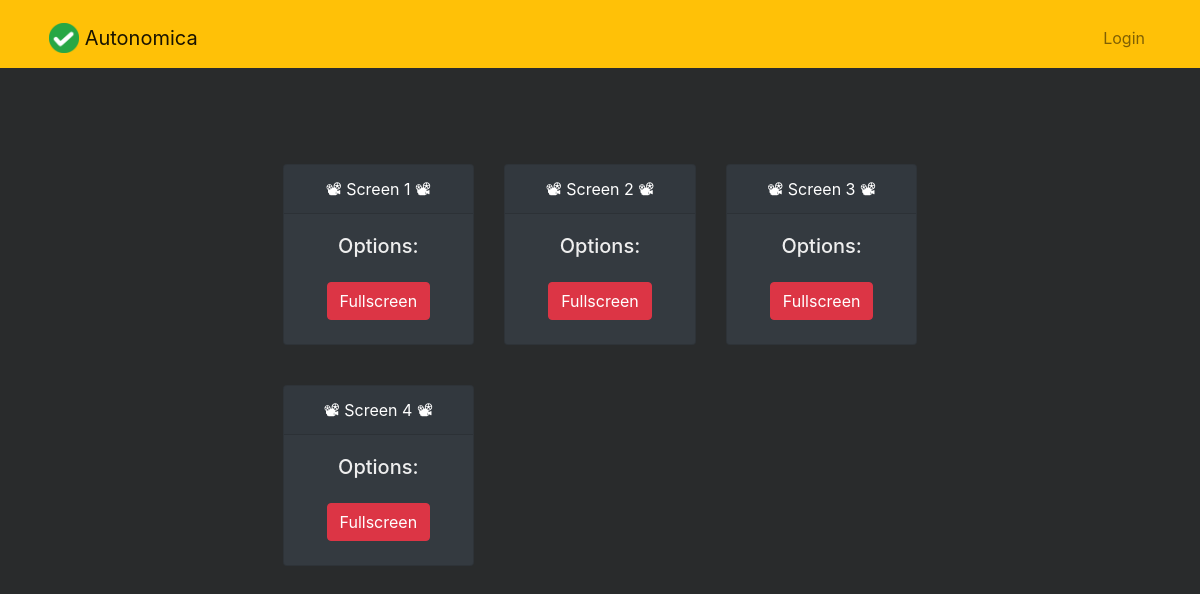
The page / on the database its author committed.
### autonomica/models.py (models this page shows, shortened)
class Screen(models.Model):
    title = models.CharField(max_length=100)
    location = models.CharField(max_length=100, blank=True)
    created = models.DateTimeField(auto_now_add=True)
    enabled = models.BooleanField(default=False)
    user = models.ForeignKey(User, on_delete=models.CASCADE)

### autonomica/views.py (the view)
# urls.py: 2. Add a URL to urlpatterns:  path('', views.home, name='home')
def home(request):
    screens = Screen.objects.filter(enabled=True)
    return render(request, 'autonomica/home.html', {'screens': screens})

### templates/autonomica/home.html
{% extends "autonomica/base.html" %}
{% block content %}
    <br>
    <div class="row justify-content-center mt-5">
        <div class="col-md-7 text-center">
            <br>
            {% for screen in screens %}
                {% if forloop.counter0|divisibleby:3 %}
                    <div class="row"> {% endif %}
            <div class="col-md-4">
                <div class="card text-white bg-dark mb-3" style="max-width: 18rem;">
                    <div class="card-header">📽 {{ screen.title }} 📽</div>
                    <div class="card-body">
                        <h5 class="card-title">Options:</h5>
                        {% if user.is_authenticated %}
                            <div class="button-wrapper"><a href="{% url 'viewscreen' screen.id %}">
                                <button class="btn btn-danger">Manage Screen</button>
                            </a></div>
                            <div class="button-wrapper"><a onclick="location.href='{% url 'fullscreen' screen.id %}'">
                                <button class="btn btn-danger">Start Fullscreen</button>
                            </a></div>
                        {% else %}
                            <div class="button-wrapper"><a onclick="location.href='{% url 'fullscreen' screen.id %}'">
                                <button class="btn btn-danger">Fullscreen</button>
                            </a></div>
                        {% endif %}
                    </div>
                </div>
            </div>
            {% if forloop.counter|divisibleby:3 or forloop.last %}</div><br>{% endif %}
            {% endfor %}
        </div>
    </div>
{% endblock %}

### autonomica/static/todo/css/style.css (style rules this page uses)
body { background-color: rgb(41, 43, 44); }
h5 { color: #eeeeee; }
a { line-height: 1em; display: inline-block; text-decoration: none; padding: 2px; margin: 2px; margin-top:10px; }

### rows shown on the page
Screen: title "Screen 1"
Screen: title "Screen 2"
Screen: title "Screen 3"
Screen: title "Screen 4"
